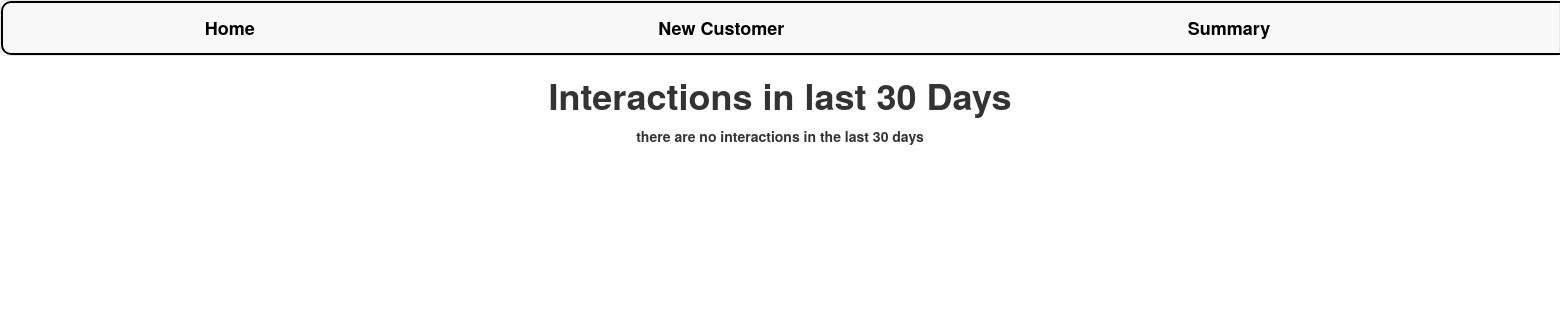
/summary/, run on an earlier commit of the app's database.
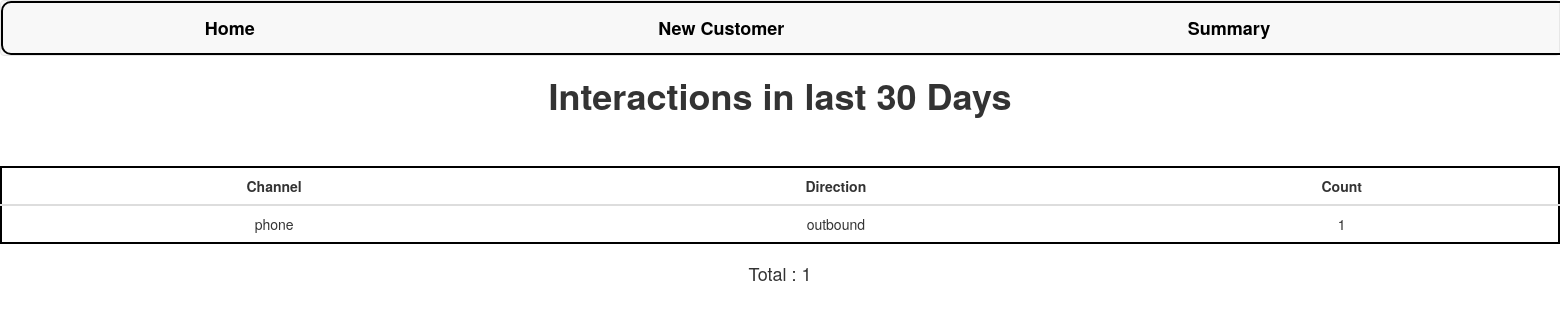
And on a later commit of the database.
### customer360/models.py (models this page shows)
class Interaction(models.Model):
    CHANNEL_CHOICES = [
        ('phone', 'Phone'),
        ('sms', 'SMS'),
        ('email', 'Email'),
        ('letter', 'Letter'),
    ]
    DIRECTION_CHOICES = [
        ('inbound', 'Inbound'),
        ('outbound', 'Outbound'),
    ]
    customer = models.ForeignKey(Customer, on_delete=models.CASCADE)
    channel = models.CharField(max_length=15, choices=CHANNEL_CHOICES)
    direction = models.CharField(max_length=10, choices=DIRECTION_CHOICES)
    interaction_date = models.DateField(auto_now_add=True)
    summary = models.TextField()

### customer360/views.py (the view)
# urls.py: path('summary/',views.summary, name="summary")
def summary(request):
    thirty_days_ago = date.today() - timedelta(days=30)
    interactions = Interaction.objects.filter(interaction_date__gte=thirty_days_ago)
    count = len(interactions)
    interactions = interactions.values("channel","direction").annotate(count=Count('channel'))
    context={
                "interactions":interactions,
                "count":count
             }
    return render(request,"summary.html",context=context)

### customer360/templates/summary.html
{% extends 'base.html' %}
{% load static %}
{% block content %}
<html>
    <body>
        <h1> Interactions in last 30 Days  </h1>
        {% if not interactions %}
            <p> there are no interactions in the last 30 days <p>
        {% else %}
            <table class="table">
                <thead>
                    <tr>
                        <th>Channel</th>
                        <th>Direction</th>
                        <th>Count</th>
                    </tr>
                </thead>
                <tbody>
                    {% for interaction in interactions %}
                        <tr>
                            <td>{{ interaction.channel }}</td>
                            <td>{{ interaction.direction }}</td>
                            <td> {{ interaction.count }} </td>
                        </tr>
                    {% endfor %}
                </tbody>
            </table>
            <h4> Total : {{ count }} </h4>
        {% endif %}
    </body>
</html>
{% endblock content %}

### customer360/templates/base.html (shortened to what this page needs)
{% load static %}
<!DOCTYPE html>
<html>
    <head>
        <link rel="stylesheet" href="https://maxcdn.bootstrapcdn.com/bootstrap/3.4.1/css/bootstrap.min.css">
        <link rel="stylesheet" href="{% static 'css/main.css' %}">
    </head>
    <body>
        <nav class="navbar navbar-default">
                <ul class="nav navbar-nav">
                    <li>
                        <a style="color:black;" href="/">Home</a>
                    </li>
                    <li>
                        <a  style="color:black;" href="/create">New Customer</a>
                    </li>
                    <li>
                        <a style="color:black;" href="/summary">Summary</a>
                    </li>
                </ul>
        </nav>
        {% block content %}
        {% endblock %}
    </body>
</html>

### customer360/static/css/main.css (style rules this page uses)
body { text-align: center; margin: auto; }
h1,p { font-weight: bold; }
table { margin: auto; border: 2px solid #000000; margin-top: 50px; border-radius: 15px; background-color: white; text-align: center; }
th { text-align: center; }
.nav { width: 200%; border: 2px solid black; border-radius: 10px; }
.nav li { margin-right: 6%; margin-left: 6%; font-size: large; font-weight: bold; }

What changed in the data, as far as the page shows it:
added Interaction: channel "phone", direction "outbound", count "1"
Also different on the page:
{{ count }}: (not shown) → "1"
text no longer shown: "there are no interactions in the last 30 days"
text now shown: "Channel Direction Count Total :"
